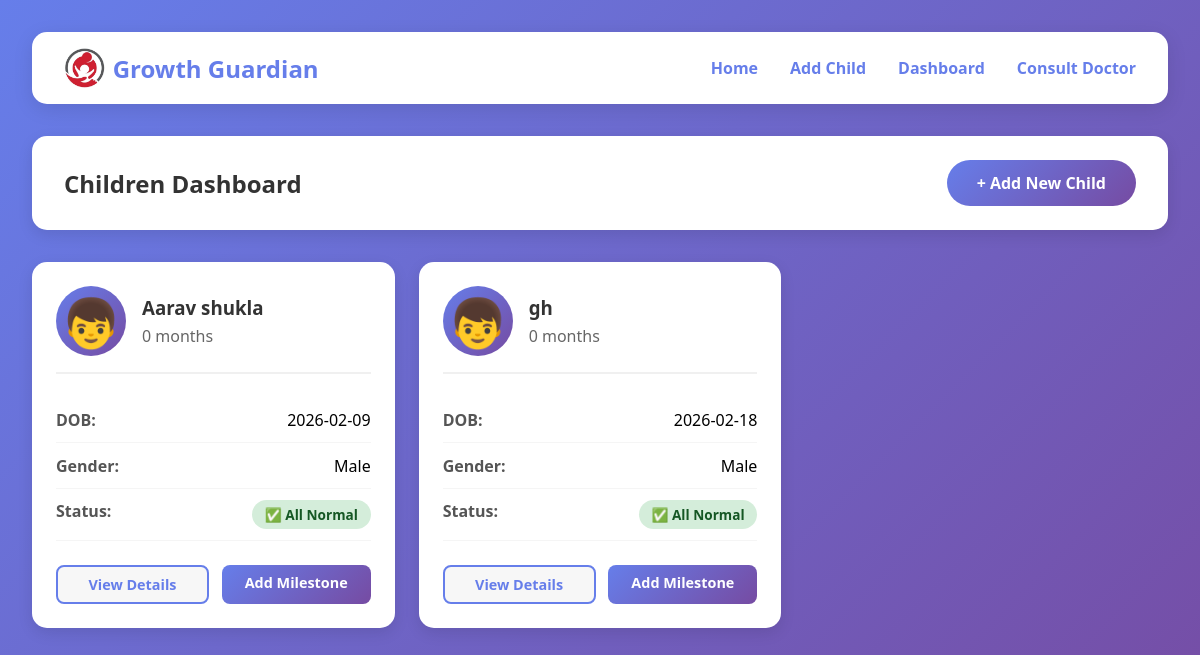
Page /dashboard on the earlier database version.
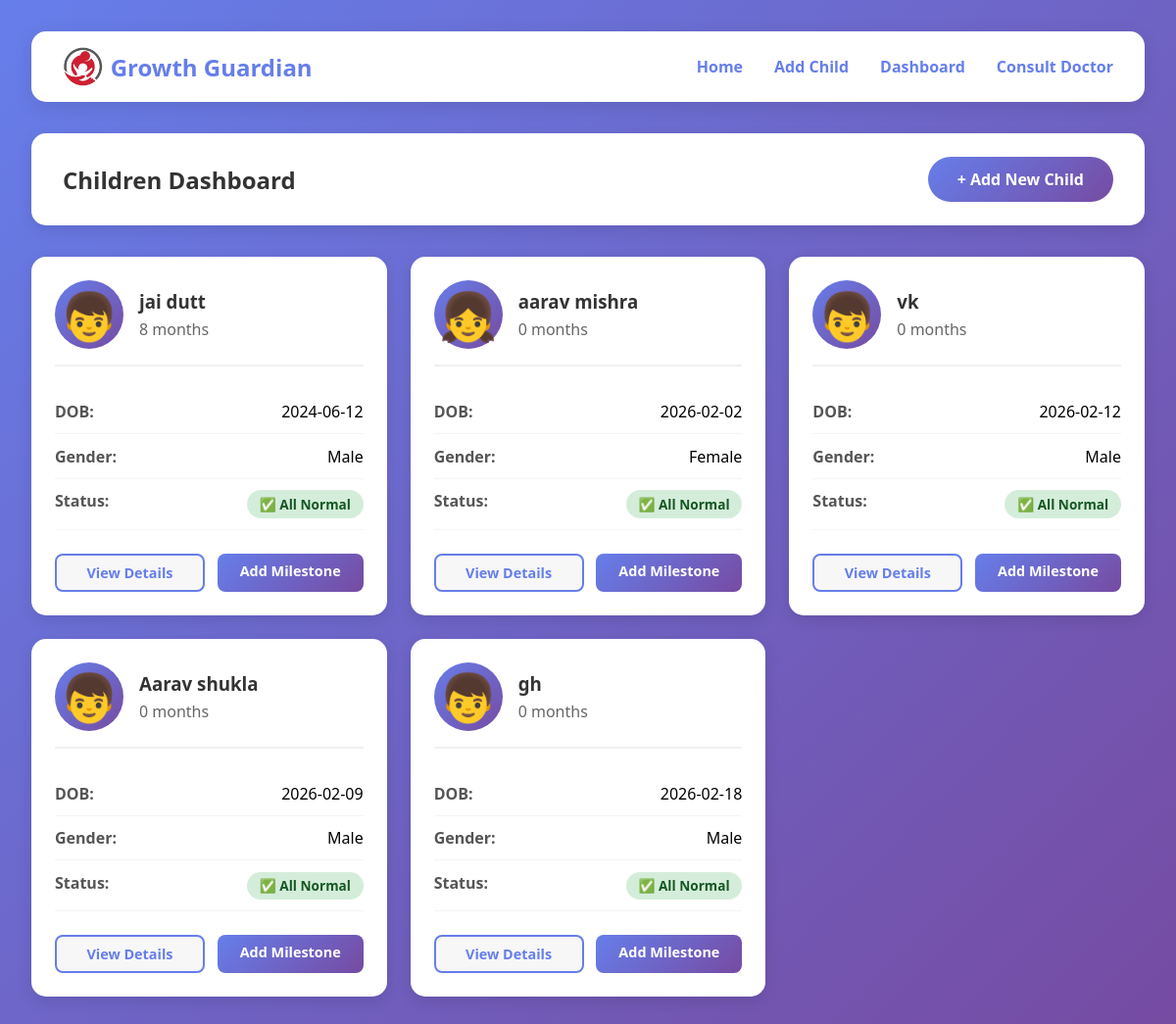
Same page on the later database version.
### tables this page shows
CREATE TABLE children (
            id INTEGER PRIMARY KEY AUTOINCREMENT,
            name TEXT NOT NULL,
            date_of_birth DATE NOT NULL,
            gender TEXT NOT NULL,
            parent_email TEXT NOT NULL,
            created_at DATETIME NOT NULL
        );

### app.py (the view)
@app.route('/dashboard')
def dashboard():
    conn = get_db()
    children = conn.execute('SELECT * FROM children ORDER BY created_at DESC').fetchall()
    conn.close()
    children_list = []
    for child in children:
        child_dict = dict(child)
        age_info = calculate_age_details(child['date_of_birth'])
        child_dict.update(age_info)
        children_list.append(child_dict)
    return render_template('dashboard.html', children=children_list)

### app.py (called while the page is built)
def get_db():
    conn = sqlite3.connect('database.db')
    conn.row_factory = sqlite3.Row
    return conn

def calculate_age_details(date_of_birth):
    if isinstance(date_of_birth, str):
        dob = datetime.strptime(date_of_birth, '%Y-%m-%d').date()
    else:
        dob = date_of_birth
    today = date.today()
    total_months = (today.year - dob.year) * 12 + (today.month - dob.month)
    years = total_months // 12
    months = total_months % 12
    return {
        'total_months': total_months,
        'age_years': years,
        'age_months': months
    }

### templates/dashboard.html (shortened to what this page needs)
<!DOCTYPE html>
<html lang="en">
<head>
</head>
<body>
    <nav class="navbar">
        <div style="display: flex; align-items: center; gap: 0.5rem;">
            <img src="{{ url_for('static', filename='logo1.png.jpeg') }}" alt="Growth Guardian Logo" style="height: 40px;">
            <h2 style="color: #667eea; margin: 0;">Growth Guardian</h2>
        </div>
        <div class="nav-links">
            <a href="{{ url_for('index') }}">Home</a>
            <a href="{{ url_for('add_child') }}">Add Child</a>
            <a href="{{ url_for('dashboard') }}">Dashboard</a>
            <a href="{{ url_for('consultation') }}">Consult Doctor</a>
        </div>
    </nav>
    <div class="container">
        <div class="dashboard-header">
            <h2>Children Dashboard</h2>
            <a href="{{ url_for('add_child') }}" class="btn">+ Add New Child</a>
        </div>
        <div class="children-grid">
    {% if children and children|length > 0 %}
        {% for child in children %}
        <div class="child-card">
            <div class="child-header">
                <div class="child-avatar">
                    {% if child.gender == 'Male' %}👦{% else %}👧{% endif %}
                </div>
                <div class="child-info">
                    <h3>{{ child.name }}</h3>
                    <p class="child-age">
                        {% if child.age_months >= 12 %}
                            {{ child.age_months // 12 }} year{{ 's' if child.age_months // 12 != 1 else '' }}
                            {{ child.age_months % 12 }} month{{ 's' if child.age_months % 12 != 1 else '' }}
                        {% else %}
                            {{ child.age_months }} month{{ 's' if child.age_months != 1 else '' }}
                        {% endif %}
                    </p>
                </div>
            </div>
            <div class="child-details">
                <div class="detail-item">
                    <span class="detail-label">DOB:</span>
                    <span>{{ child.date_of_birth }}</span>
                </div>
                <div class="detail-item">
                    <span class="detail-label">Gender:</span>
                    <span>{{ child.gender }}</span>
                </div>
                <div class="detail-item">
                    <span class="detail-label">Status:</span>
                    <span class="status-badge status-normal">✅ All Normal</span>
                </div>
            </div>
            <div class="child-actions">
                <a href="{{ url_for('child_detail', child_id=child.id) }}" class="btn btn-small btn-secondary">View Details</a>
                <a href="{{ url_for('add_milestone_page', child_id=child.id) }}" class="btn btn-small">Add Milestone</a>
            </div>
        </div>
        {% endfor %}
    {% endif %}
</div>
        </div>
</body>
</html>

Differences in the rows shown:
added children: name "jai dutt", age_months "8", age_months "s", date_of_birth "2024-06-12", gender "Male"
added children: name "aarav mishra", age_months "0", age_months "s", date_of_birth "2026-02-02", gender "Female"
added children: name "vk", age_months "0", age_months "s", date_of_birth "2026-02-12", gender "Male"
